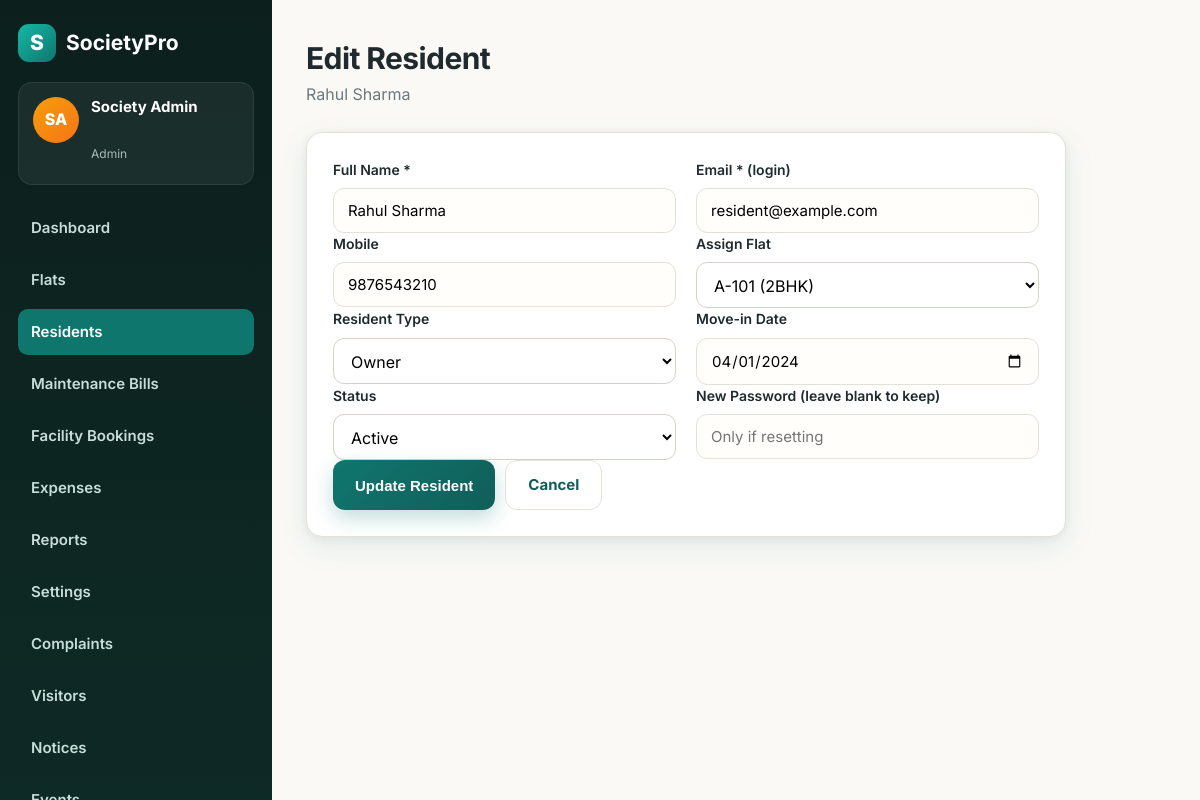
The page /resident-edit.php?id=2 (signed in) on the database its author committed.
### tables this page shows
CREATE TABLE IF NOT EXISTS `users` (
  `id` int(11) NOT NULL AUTO_INCREMENT,
  `name` varchar(100) NOT NULL,
  `email` varchar(150) NOT NULL,
  `phone` varchar(15) DEFAULT NULL,
  `password` varchar(255) NOT NULL,
  `role` enum('admin','resident') NOT NULL DEFAULT 'resident',
  `flat_id` int(11) DEFAULT NULL,
  `resident_type` enum('owner','tenant') NOT NULL DEFAULT 'owner',
  `move_in_date` date DEFAULT NULL,
  `is_active` tinyint(1) NOT NULL DEFAULT 1,
  `created_at` datetime NOT NULL DEFAULT current_timestamp(),
  PRIMARY KEY (`id`),
  UNIQUE KEY `email` (`email`),
  KEY `flat_id` (`flat_id`),
  CONSTRAINT `users_flat_fk` FOREIGN KEY (`flat_id`) REFERENCES `flats` (`id`) ON DELETE SET NULL
);

CREATE TABLE IF NOT EXISTS `flats` (
  `id` int(11) NOT NULL AUTO_INCREMENT,
  `block_name` varchar(10) NOT NULL,
  `flat_no` varchar(10) NOT NULL,
  `floor_no` int(11) NOT NULL DEFAULT 0,
  `flat_type` enum('1BHK','2BHK','3BHK','4BHK') NOT NULL DEFAULT '2BHK',
  `area_sqft` int(11) DEFAULT NULL,
  `created_at` datetime NOT NULL DEFAULT current_timestamp(),
  PRIMARY KEY (`id`),
  UNIQUE KEY `block_flat` (`block_name`, `flat_no`)
);

### includes/functions.php (called while the page is built, shortened)
<?php
function e(?string $v): string { return htmlspecialchars((string)$v, ENT_QUOTES, 'UTF-8'); }
function flat_label(array $flat): string {
    return $flat['block_name'] . '-' . $flat['flat_no'];
}

### includes/resident-form.php (the view, shortened to what this page needs)
<div class="card" style="max-width:760px">
  <form method="post">
    <div class="form-grid">
      <div class="field"><label>Full Name *</label><input type="text" name="name" value="<?= e($old['name'] ?? '') ?>" required placeholder="Resident full name"></div>
      <div class="field"><label>Email * (login)</label><input type="email" name="email" value="<?= e($old['email'] ?? '') ?>" required placeholder="resident@example.com"></div>
      <div class="field"><label>Mobile</label><input type="text" name="phone" value="<?= e($old['phone'] ?? '') ?>" placeholder="Mobile number"></div>
      <div class="field"><label>Assign Flat</label>
        <select name="flat_id">
          <?php foreach ($flats as $f): ?><option value="<?= (int)$f['id'] ?>" <?= (string)($old['flat_id'] ?? '') === (string)$f['id'] ? 'selected' : '' ?>><?= e(flat_label($f)) ?> (<?= e($f['flat_type']) ?>)</option><?php endforeach; ?>
        </select></div>
      <div class="field"><label>Resident Type</label>
        <select name="resident_type">
          <option value="owner" <?= ($old['resident_type'] ?? 'owner') === 'owner' ? 'selected' : '' ?>>Owner</option>
        </select></div>
      <div class="field"><label>Move-in Date</label><input type="date" name="move_in_date" value="<?= e($old['move_in_date'] ?? '') ?>"></div>
      <?php if (!empty($isEdit)): ?>
      <div class="field"><label>Status</label>
        <select name="is_active">
          <option value="1" <?= (int)($old['is_active'] ?? 1) === 1 ? 'selected' : '' ?>>Active</option>
        </select></div>
      <div class="field"><label>New Password (leave blank to keep)</label><input type="password" name="password" placeholder="Only if resetting"></div>
      <?php else: ?>
      <div class="field"><label>Password *</label><input type="password" name="password" required placeholder="Login password for the resident"></div>
      <?php endif; ?>
    </div>
    <div style="display:flex;gap:10px;flex-wrap:wrap">
      <button type="submit" class="btn"><?= e($submitLabel ?? 'Save Resident') ?></button>
      <a class="btn btn-light" href="residents.php">Cancel</a>
    </div>
  </form>
</div>

### resident-edit.php (shortened to what this page needs)
<?php
require_once __DIR__ . '/includes/functions.php';
$db = db();
$id = (int)($_GET['id'] ?? 0);
$stmt = $db->prepare("SELECT * FROM users WHERE id = ? AND role = 'resident'");
$stmt->execute([$id]);
$res = $stmt->fetch();
$errors = []; $old = $res;
$flats = $db->query('SELECT * FROM flats ORDER BY block_name, CAST(flat_no AS UNSIGNED)')->fetchAll();
require_once __DIR__ . '/includes/header.php';
?>
<div class="page-head"><h1>Edit Resident</h1><p><?= e($res['name']) ?></p></div>
<?php $submitLabel = 'Update Resident'; $isEdit = true; require __DIR__ . '/includes/resident-form.php'; ?>
<?php require_once __DIR__ . '/includes/footer.php'; ?>

### assets/css/style.css (style rules this page uses)
:root { --paper:#FAF9F6; --card:#FFFFFF; --ink:#1F2A2E; --muted:#6B7A7E; --teal:#0F766E; --teal-dark:#115E59; --teal-soft:#E3F2EF; --amber:#F59E0B; --line:#E5E1D8; --danger:#DC2626; --success:#15803D; --radius:16px; --shadow:0 10px 30px rgba(15,118,110,.10), 0 2px 8px rgba(31,42,46,.06); }
* { margin:0;padding:0;box-sizing:border-box }
body { font-family:'Inter',system-ui,-apple-system,Segoe UI,Roboto,sans-serif;background:var(--paper);color:var(--ink);line-height:1.6 }
a { color:var(--teal);text-decoration:none }
.btn { display:inline-flex;align-items:center;justify-content:center;gap:8px;background:linear-gradient(135deg,var(--teal),var(--teal-dark));color:#fff!important;border:none;padding:12px 22px;border-radius:12px;font-weight:700;font-size:15px;cursor:pointer;box-shadow:0 8px 20px rgba(15,118,110,.25);transition:.2s;text-decoration:none!important }
.btn-light { background:#fff;color:var(--teal-dark)!important;box-shadow:none;border:1px solid var(--line) }
label { display:block;font-weight:600;font-size:14px;margin-bottom:7px }
input,select { width:100%;padding:12px 14px;border:1.5px solid var(--line);border-radius:11px;font-size:15px;font-family:inherit;background:#FFFEFB;transition:.15s }
.page-head { margin-bottom:24px }
.page-head h1 { font-size:30px;letter-spacing:-.6px }
.page-head p { color:var(--muted) }
.card { background:var(--card);border:1px solid var(--line);border-radius:var(--radius);box-shadow:var(--shadow);padding:26px;margin-bottom:22px }
.form-grid { display:grid;grid-template-columns:1fr 1fr;gap:0 20px }
select,textarea { width:100%;padding:11px 13px;border:1.5px solid #D8D2C4;border-radius:11px;font:inherit;background:#fff }

### rows shown on the page
users: name "Rahul Sharma", email "resident@example.com", phone "9876543210", flat_id "A-101 (2BHK)", resident_type "Owner", move_in_date "04/01/2024", is_active "Active"

### other values the page prints
initials($u['name']) "SA"
$u['name'] "Society Admin"
$u['role'] "Admin"
$submitLabel "Update Resident"
